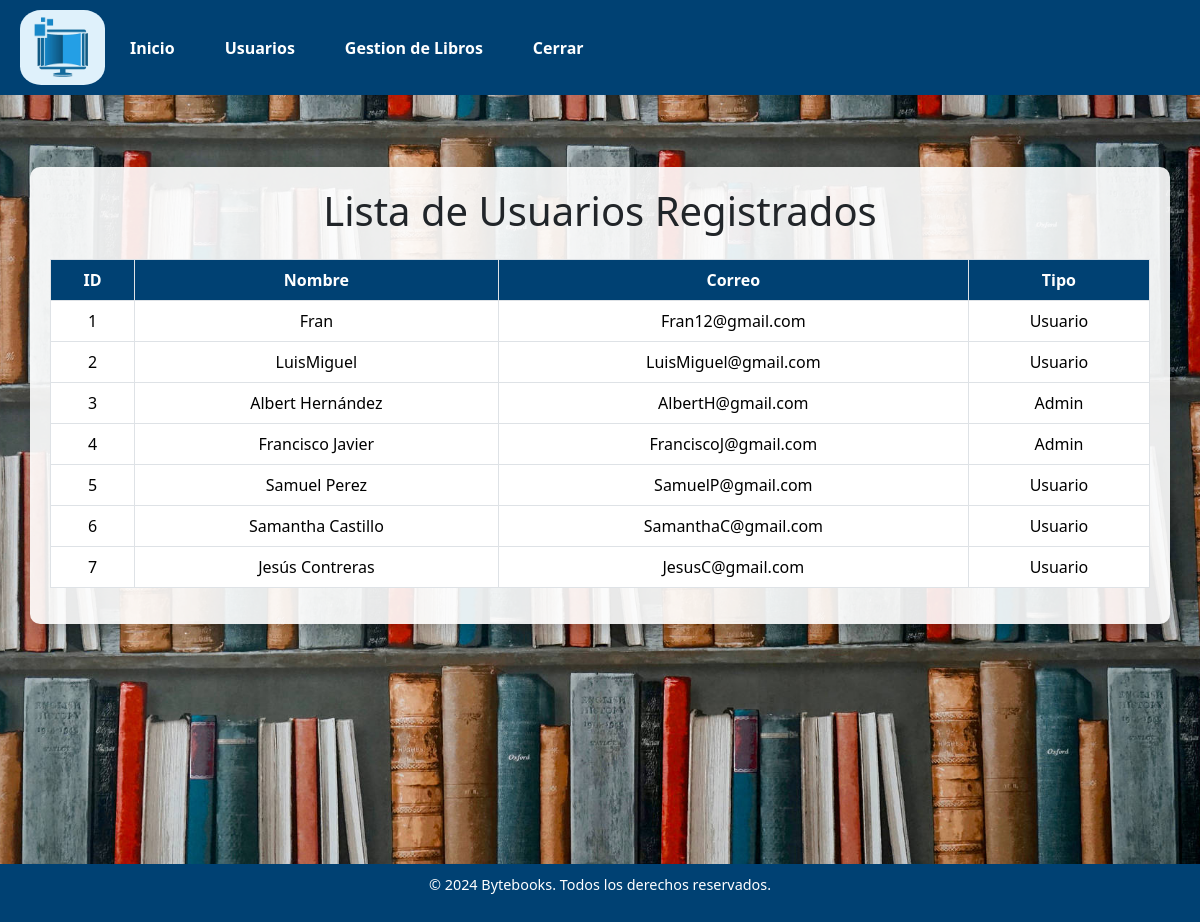
Screenshot of /admin/users (signed in) with the database file from the repository.
### models.py (models this page shows, shortened)
class Usuario(db.Model):
    __tablename__ = 'usuario'
    id = db.Column(db.Integer, primary_key=True)  # ID único
    nombre = db.Column(db.String(80), nullable=False)  # Nombre del usuario
    correo = db.Column(db.String(120), unique=True, nullable=False)  # Correo único
    password = db.Column(db.String(120), nullable=False)  # Contraseña
    is_admin = db.Column(db.Boolean, default=False)  # Indicador si es administrador o no

### routes/admin_routes.py (the view)
@admin_bp.route('/users')
@admin_required
def users():
    usuarios = Usuario.query.all()
    return render_template('users.html', usuarios=usuarios)

### routes/admin_routes.py (called while the page is built)
def admin_required(f):
    @wraps(f)
    def decorated_function(*args, **kwargs):
        if 'user_id' not in session:
            return redirect(url_for('byte.login'))  # Redirige al login si no está autenticado
        user = Usuario.query.get(session['user_id'])
        if not user or not user.is_admin:
            return redirect(url_for('user.index'))
        return f(*args, **kwargs)
    return decorated_function

### templates/admin/users.html (shortened to what this page needs)
<!DOCTYPE html>
<html lang="es">
<head>
    <link href="https://cdn.jsdelivr.net/npm/bootstrap@5.3.2/dist/css/bootstrap.min.css" rel="stylesheet">
</head>
<body>
    {% include 'admin/Cabecera.html' %}
    <br>
    <br>
    <div class="container my-4 table-container">
        <h1 class="text-center mb-4">Lista de Usuarios Registrados</h1>
        <div class="table-responsive">
            <table class="table table-bordered">
                <thead>
                    <tr>
                        <th>ID</th>
                        <th>Nombre</th>
                        <th>Correo</th>
                        <th>Tipo</th>
                    </tr>
                </thead>
                <tbody>
                    {% for usuario in usuarios %}
                    <tr>
                        <td>{{ usuario.id }}</td>
                        <td>{{ usuario.nombre }}</td>
                        <td>{{ usuario.correo }}</td>
                        <td>
                            {% if usuario.is_admin %}
                                Admin
                            {% else %}
                                Usuario
                            {% endif %}
                        </td>
                    </tr>
                    {% else %}
                    <tr>
                        <td colspan="3">No hay usuarios registrados.</td>
                    </tr>
                    {% endfor %}
                </tbody>
            </table>
        </div>
    </div>
    <br>
    <br>
    <br>
    <br>
    <br>
    <br>
    <br>
    <br>
    <br>
    {% include 'admin/Pie.html' %}
</body>
</html>

### templates/admin/Cabecera.html
<nav style="background-color: #004173; color: white; padding: 10px 20px; display: flex; justify-content: space-between; align-items: center; width: 100%; box-sizing: border-box; margin: 0;">
    <div>
        <a href="/">
            <img src="/static/images/Logo0.jpg" alt="Logo Bytebooks" style="width: 85px; height: 75px; border-radius: 25%;">
        </a>
    </div>
    <ul style="list-style: none; display: flex; margin: 0; padding: 0; justify-content: flex-start; flex-grow: 1;">
        <li style="margin: 0 15px;">
            <a href="{{ url_for('admin.dashboard') }}" style="text-decoration: none; color: white; font-weight: bold; padding: 5px 10px; transition: background-color 0.3s; border-radius: 5px;" onmouseover="this.style.backgroundColor='#005a99'" onmouseout="this.style.backgroundColor='transparent'">Inicio</a>
        </li>
        <li style="margin: 0 15px;">
            <a href="/admin/users" style="text-decoration: none; color: white; font-weight: bold; padding: 5px 10px; transition: background-color 0.3s;">Usuarios</a>
        </li>
        <li style="margin: 0 15px;">
            <a href="/admin/add_book" style="text-decoration: none; color: white; font-weight: bold; padding: 5px 10px; transition: background-color 0.3s; border-radius: 5px;" onmouseover="this.style.backgroundColor='#005a99'" onmouseout="this.style.backgroundColor='transparent'">Gestion de Libros</a>
            <li style="margin: 0 15px;">
            <a href="{{ url_for('byte.logout') }}" style="text-decoration: none; color: white; font-weight: bold; padding: 5px 10px; transition: background-color 0.3s; border-radius: 5px;" onmouseover="this.style.backgroundColor='#005a99'" onmouseout="this.style.backgroundColor='transparent'">Cerrar</a>
        </li>
    </ul>
</nav>

### templates/admin/Pie.html (shortened to what this page needs)
<footer style="background-color: #004173; color: white; padding: 10px 0; text-align: center; font-size: 0.9rem;">
    <p>&copy; 2024 Bytebooks. Todos los derechos reservados.</p>
</footer>
</body>
</html>

### templates/admin/users.html (style rules this page uses)
body { height: 100%; margin: 0; background-image: url('/static/images/Fondo.jpg'); background-size: cover; background-repeat: no-repeat; background-attachment: fixed; background-position: center; }
.table-container { margin-top: 30px; background-color: rgba(255, 255, 255, 0.9); padding: 20px; border-radius: 10px; box-shadow: 0 4px 15px rgba(0, 0, 0, 0.2); }
.table th, .table td { vertical-align: middle; text-align: center; }
.table th { background-color: #004173; color: white; }

### rows the page displays
Usuario: id "1", nombre "Fran", correo "Fran12@gmail.com", is_admin "Usuario"
Usuario: id "2", nombre "LuisMiguel", correo "LuisMiguel@gmail.com", is_admin "Usuario"
Usuario: id "3", nombre "Albert Hernández", correo "AlbertH@gmail.com", is_admin "Admin"
Usuario: id "4", nombre "Francisco Javier", correo "FranciscoJ@gmail.com", is_admin "Admin"
Usuario: id "5", nombre "Samuel Perez", correo "SamuelP@gmail.com", is_admin "Usuario"
Usuario: id "6", nombre "Samantha Castillo", correo "SamanthaC@gmail.com", is_admin "Usuario"
Usuario: id "7", nombre "Jesús Contreras", correo "JesusC@gmail.com", is_admin "Usuario"
